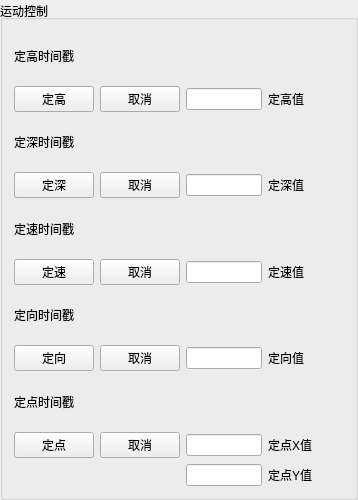
             <widget class="QGroupBox" name="grpMotionControl">
              <property name="minimumSize">
               <size>
                <width>0</width>
                <height>500</height>
               </size>
              </property>
              <property name="title">
               <string>运动控制</string>
              </property>
              <property name="alignment">
               <set>Qt::AlignLeading|Qt::AlignLeft|Qt::AlignVCenter</set>
              </property>
              <layout class="QGridLayout" name="gridLayout_4" columnstretch="1,1,1,1">
               <item row="0" column="0">
                <widget class="QLabel" name="lblAltitudeSetTimestamp">
                 <property name="text">
                  <string>定高时间戳</string>
                 </property>
                </widget>
               </item>
               <item row="1" column="0">
                <widget class="QPushButton" name="btnSetAltitude">
                 <property name="text">
                  <string>定高</string>
                 </property>
                </widget>
               </item>
               <item row="1" column="1">
                <widget class="QPushButton" name="btnCancelAltitude">
                 <property name="text">
                  <string>取消</string>
                 </property>
                </widget>
               </item>
               <item row="1" column="2">
                <widget class="QLineEdit" name="txtAltitudeValue"/>
               </item>
               <item row="1" column="3">
                <widget class="QLabel" name="lblAltitudeSet">
                 <property name="text">
                  <string>定高值 </string>
                 </property>
                </widget>
               </item>
               <item row="2" column="0">
                <widget class="QLabel" name="lblDepthSetTimestamp">
                 <property name="text">
                  <string>定深时间戳</string>
                 </property>
                </widget>
               </item>
               <item row="3" column="0">
                <widget class="QPushButton" name="btnSetDepth">
                 <property name="text">
                  <string>定深</string>
                 </property>
                </widget>
               </item>
               <item row="3" column="1">
                <widget class="QPushButton" name="btnCancelDepth">
                 <property name="text">
                  <string>取消</string>
                 </property>
                </widget>
               </item>
               <item row="3" column="2">
                <widget class="QLineEdit" name="txtDepthValue">
                 <property name="text">
                  <string/>
                 </property>
                </widget>
               </item>
               <item row="3" column="3">
                <widget class="QLabel" name="lblDepthSet">
                 <property name="text">
                  <string>定深值 </string>
                 </property>
                </widget>
               </item>
               <item row="4" column="0">
                <widget class="QLabel" name="lblSpeedSetTimestamp">
                 <property name="text">
                  <string>定速时间戳</string>
                 </property>
                </widget>
               </item>
               <item row="5" column="0">
                <widget class="QPushButton" name="btnSetSpeed">
                 <property name="text">
                  <string>定速</string>
                 </property>
                </widget>
               </item>
               <item row="5" column="1">
                <widget class="QPushButton" name="btnCancelSpeed">
                 <property name="text">
                  <string>取消</string>
                 </property>
                </widget>
               </item>
               <item row="5" column="2">
                <widget class="QLineEdit" name="txtSpeedValue">
                 <property name="text">
                  <string/>
                 </property>
                </widget>
               </item>
               <item row="5" column="3">
                <widget class="QLabel" name="lblSpeedSet">
                 <property name="text">
                  <string>定速值 </string>
                 </property>
                </widget>
               </item>
               <item row="6" column="0">
                <widget class="QLabel" name="lblHeadingSetTimestamp">
                 <property name="text">
                  <string>定向时间戳</string>
                 </property>
                </widget>
               </item>
               <item row="7" column="0">
                <widget class="QPushButton" name="btnSetHeading">
                 <property name="text">
                  <string>定向</string>
                 </property>
                </widget>
               </item>
               <item row="7" column="1">
                <widget class="QPushButton" name="btnCancelHeading">
                 <property name="text">
                  <string>取消</string>
                 </property>
                </widget>
               </item>
               <item row="7" column="2">
                <widget class="QLineEdit" name="txtHeadingValue">
                 <property name="text">
                  <string/>
                 </property>
                </widget>
               </item>
               <item row="7" column="3">
                <widget class="QLabel" name="lblHeadingSet">
                 <property name="text">
                  <string>定向值 </string>
                 </property>
                </widget>
               </item>
               <item row="8" column="0">
                <widget class="QLabel" name="lblPositionSetTimestamp">
                 <property name="text">
                  <string>定点时间戳</string>
                 </property>
                </widget>
               </item>
               <item row="9" column="0">
                <widget class="QPushButton" name="btnSetPosition">
                 <property name="text">
                  <string>定点</string>
                 </property>
                </widget>
               </item>
               <item row="9" column="1">
                <widget class="QPushButton" name="btnCancelPosition">
                 <property name="text">
                  <string>取消</string>
                 </property>
                </widget>
               </item>
               <item row="9" column="2">
                <widget class="QLineEdit" name="txtPositionX">
                 <property name="text">
                  <string/>
                 </property>
                </widget>
               </item>
               <item row="9" column="3">
                <widget class="QLabel" name="lblPositionX">
                 <property name="text">
                  <string>定点X值</string>
                 </property>
                </widget>
               </item>
               <item row="10" column="2">
                <widget class="QLineEdit" name="txtPositionY"/>
               </item>
               <item row="10" column="3">
                <widget class="QLabel" name="lblPositionY">
                 <property name="text">
                  <string>定点Y值</string>
                 </property>
                </widget>
               </item>
              </layout>
             </widget>
